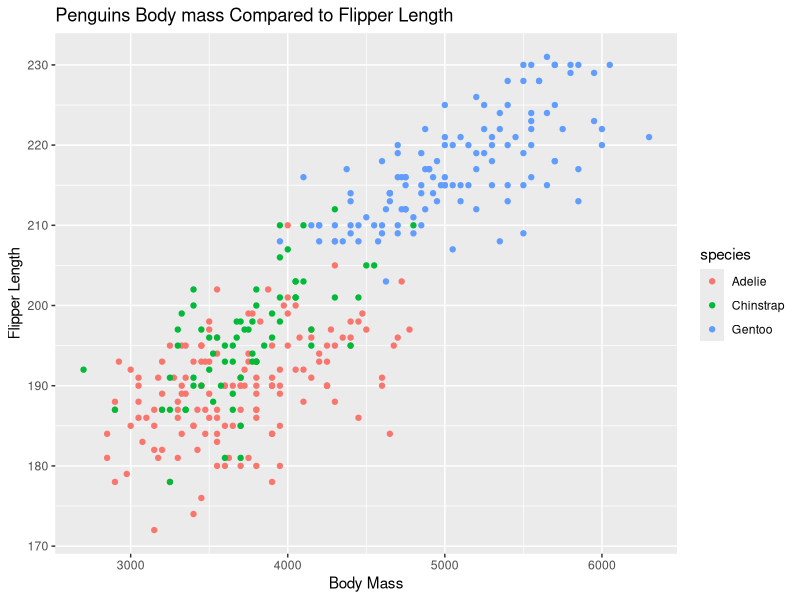

Here is the R script that generated this plot:
## ---- chunk 1
library(tidyverse)
library(palmerpenguins)
## ---- chunk 2
penguins |> ggplot(mapping = aes(x = body_mass_g, y = flipper_length_mm,
                                 color = species)) +
  geom_point() + labs(title = "Penguins Body mass Compared to Flipper Length",
                      x = "Body Mass", y = "Flipper Length")

